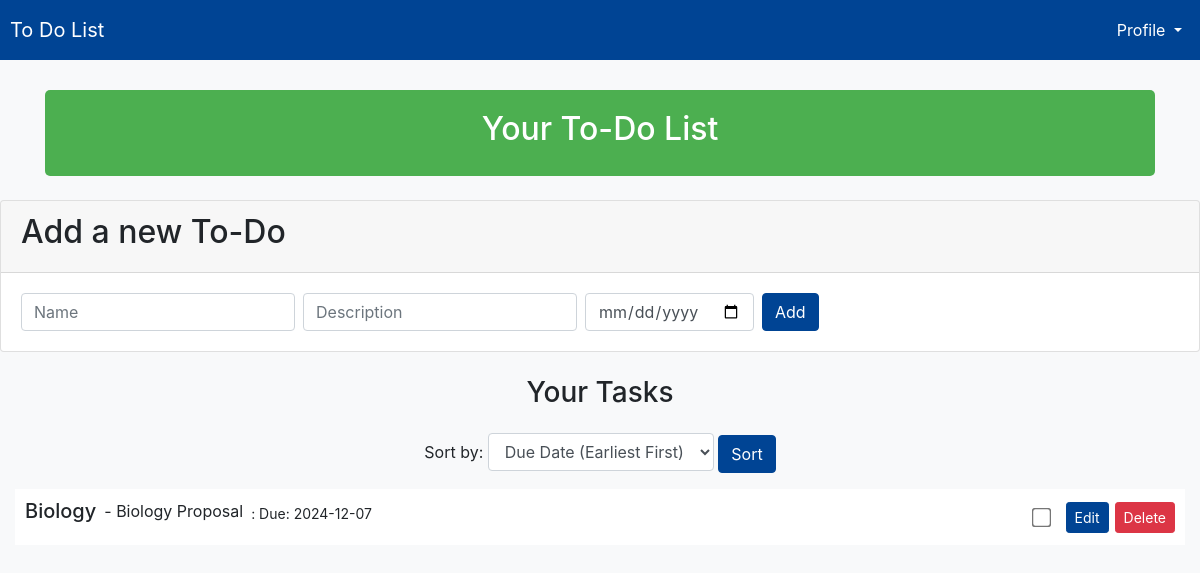
The page /dashboard (signed in) on the database as committed earlier.
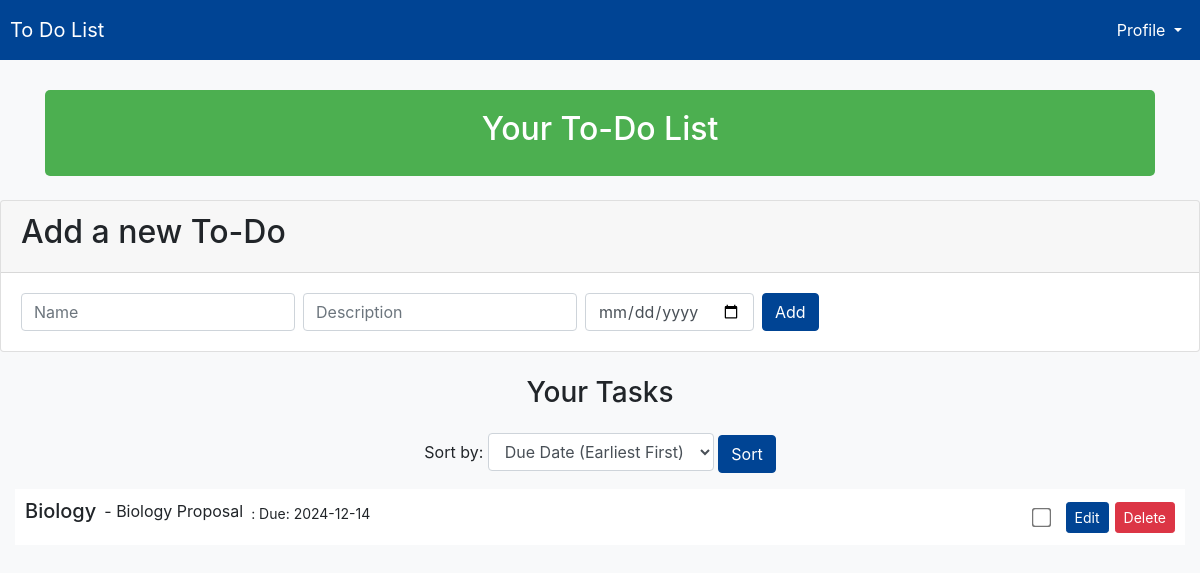
The same page on the database as committed later.
### tables this page shows
CREATE TABLE todos (id INTEGER PRIMARY KEY, user_id INTEGER, name TEXT, description TEXT, completed BOOLEAN, due_date TEXT, FOREIGN KEY(user_id) REFERENCES users(id));

### app.py (the view)
@app.route('/dashboard')
def dashboard():
    if 'user_id' not in session:
        flash('You need to login first', 'warning')
        return redirect(url_for('login'))
    sort_by = request.args.get('sort_by', 'due_date_asc')
    sort_column = 'due_date'
    sort_order = 'ASC'
    if sort_by == 'due_date_desc':
        sort_order = 'DESC'
    elif sort_by == 'name_asc':
        sort_column = 'name'
        sort_order = 'ASC'
    elif sort_by == 'name_desc':
        sort_column = 'name'
        sort_order = 'DESC'
    elif sort_by == 'completed':
        sort_column = 'completed'
        sort_order = 'ASC'
    with engine.connect() as conn:
        todos = conn.execute(text(f"SELECT * FROM todos WHERE user_id = :user_id ORDER BY {sort_column} {sort_order}"), {'user_id': session['user_id']}).fetchall()
    todos = [
        {
            **todo._asdict(),
            'due_date': datetime.strptime(todo.due_date, '%Y-%m-%d').date() if todo.due_date else None
        }
        for todo in todos
    ]
    current_date = datetime.now().date()
    return render_template('dashboard.html', todos=todos, user_id=session['user_id'], username=session['username'], current_date=current_date, sort_by=sort_by)

### templates/dashboard.html (shortened to what this page needs)
<!DOCTYPE html>
<html lang="en">
<head>
    <link href="https://stackpath.bootstrapcdn.com/bootstrap/4.5.2/css/bootstrap.min.css" rel="stylesheet">
</head>
<body>
    <nav class="navbar navbar-expand-lg navbar-light fixed-top" style="background-color: #004494; padding: 10px;">
        <a class="navbar-brand" href="#" style="color: white;">To Do List</a>
        <div class="collapse navbar-collapse">
            <ul class="navbar-nav ml-auto">
                <li class="nav-item dropdown">
                    <a class="nav-link dropdown-toggle" href="#" id="profileDropdown" role="button" data-toggle="dropdown" aria-haspopup="true" aria-expanded="false" style="color: white;">
                        Profile
                    </a>
                </li>
            </ul>
        </div>
    </nav>
    <div class="container text-center">
        <div id="top">
            <h2>Your To-Do List</h2>
        </div>
    </div>
    <div class="card mt-4">
        <div class="card-header">
            <h2>Add a new To-Do</h2>
        </div>
        <div class="card-body">
            <form action="{{ url_for('add_todo') }}" method="post" class="form-inline">
                <div class="form-group">
                    <input type="text" name="name" placeholder="Name" class="form-control mr-2" required>
                    <input type="text" name="description" placeholder="Description" class="form-control mr-2">
                    <input type="date" name="due_date" class="form-control mr-2" required>
                    <button type="submit" class="btn btn-primary">Add</button>
                </div>
            </form>
        </div>
    </div>
    <div class="container text-center mt-4">
        <h3>Your Tasks</h3>
    </div>
    <div class="container text-center mt-4">
        <form method="get" action="{{ url_for('dashboard') }}">
            <div class="form-group">
                <label for="sort_by">Sort by:</label>
                <select name="sort_by" id="sort_by" class="form-control" style="width: auto; display: inline-block;">
                    <option value="due_date_asc" {% if sort_by == 'due_date_asc' %}selected{% endif %}>Due Date (Earliest First)</option>
                </select>
                <button type="submit" class="btn btn-primary">Sort</button>
            </div>
        </form>
    </div>
    <ul class="list-group list-group-flush">
        {% if todos %}
            {% for todo in todos %}
                <li class="list-group-item todo-item">
                    <div class="d-flex justify-content-between align-items-center mb-2">
                        <div>
                            <h5 class="mb-1 {% if todo.completed %}completed-title{% endif %}" style="font-size: 1.25rem;">{{ todo.name }}</h5>
                            <p class="mb-1 ml-2" style="line-height: 1.5; font-size: 1rem;"> - {{ todo.description }}</p>
                            <small class="ml-2" style="font-size: 0.875rem;"> : Due: {% if todo.due_date %}{{ todo.due_date }}{% else %}No due date{% endif %}</small>
                             </div>
                        </div>
                        <div class="d-flex align-items-center" style="gap: 2px;">
                            <form action="{{ url_for('complete_todo', todo_id=todo.id) }}" method="post" class="mr-1">
                                <input type="checkbox" name="completed" style="transform: scale(1.5);" onchange="this.form.submit()" {% if todo.completed %}checked{% endif %}>
                            </form>
                            <button class="btn btn-secondary btn-sm" onclick="toggleEditForm('{{ todo.id }}')">Edit</button>
                            <form action="{{ url_for('delete_todo', todo_id=todo.id) }}" method="post">
                                <button type="submit" class="btn btn-danger btn-sm">Delete</button>
                            </form>
                        </div>
                </li>
            {% endfor %}
        {% else %}
            <li class="list-group-item text-center">There are no tasks right now.</li>
        {% endif %}
    </ul>
</body>
</html>

### templates/dashboard.html (style rules this page uses)
body { background-color: #f8f9fa; padding-top: 70px; }
.container { margin-top: 20px; }
.todo-item { display: flex; justify-content: space-between; align-items: center; padding: 10px; border: 1px solid #dee2e6; border-radius: 5px; margin-bottom: 10px; }
.todo-item form { margin: 0; display: flex; align-items: center; }
.todo-item button { margin-left: 4px; }
.todo-item div { display: flex; align-items: center; }
.todo-item input[type="checkbox"] { margin-right: 8px; }
#top { text-align: center; background-color: #4CAF50; padding: 20px; color: white; border-radius: 5px; margin-top: 20px; }
.btn-primary { background-color: #004494; border-color: #004494; }
.btn-secondary { background-color: #004494; border-color: #004494; }
.d-flex { justify-content: center; gap: 10px; }
.card { margin-bottom: 20px; }
.list-group-item { margin: 0 15px; }

Rows that differ between the two databases and show on the page:
changed todos "Biology": due_date "2024-12-07" → "2024-12-14"
